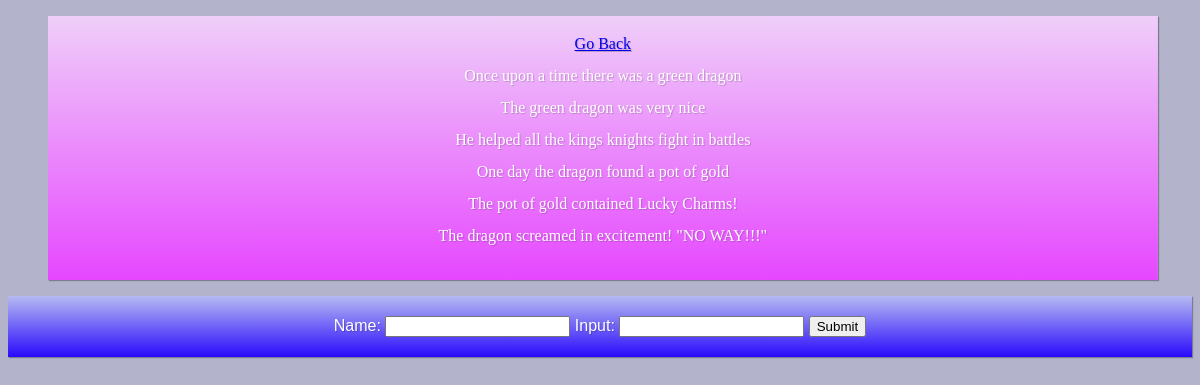
Page /story/3/ on the committed database.
### story/models.py (models this page shows)
class StoryLine(models.Model):
	line_text = models.CharField(max_length = 1024)
	contributer = models.CharField(max_length = 128)
	date_published = models.DateTimeField(default=datetime.now())
	def __str__(self):
		return self.line_text

### story/views.py (the view, shortened to what this page needs)
# urls.py: url(r'^(?P<story_id>[0-9]+)/$', views.story, name='story'),
def story(request, story_id):
	sentenceForm = SentenceForm(request.POST)
	story = get_object_or_404(Story, pk = story_id)
	page_out = loader.get_template('story/story.html')
	context = {
		'story_sentences' : story,
		'sentenceForm' : sentenceForm,
	}
	return HttpResponse(page_out.render(context, request))

### story/forms.py
class SentenceForm(forms.Form):
	user_name = forms.CharField(label = 'name', max_length = 128)
	user_input = forms.CharField(label = 'sentence', max_length = 1024)

### story/templates/story/story.html (shortened to what this page needs)
<!DOCTYPE html>
<html lang = "en-US">
    <head>
        {% load static %}
        <link rel="stylesheet" type="text/css" href="{% static 'story/style.css' %}">
    </head>
    <body bgcolor="#b3b3cc">
        {% if story_sentences %}
        <ul>
            <div class="story-css">
                <a href="{% url 'story:index'%}">Go Back</a>
                {% for sentence in story_sentences.sentences.all %}
                <p>{{ sentence }} </p>
                {% endfor %}
            </div>
        </ul>
        <form action="" method="post">
            <div class = "user_input-css">
                <label for="name"> Name: {{ sentenceForm.user_name }}</label>
                <label for="sentence_in"> Input: {{ sentenceForm.user_input }}</label>
                <input type = "submit" value = "Submit"/>
            </div>
        </form>
        {% endif %}
    </body>
</html>

### story/static/story/style.css (style rules this page uses)
.story-css { -webkit-box-sizing: border-box; -moz-box-sizing: border-box; box-sizing: border-box; width: 97%; height: 100%; padding: 20px; overflow: hidden; border: none; font: normal 16px/1 "Times New Roman", Times, serif; color: rgba(255,255,255,1); text-align: center; -o-text-overflow: ellipsis; text-overflow: ellipsis; background: -webkit-linear-gradient(-90deg, rgba(239,207,249,1) 0, rgba(230,71,255,1) 100%); background: -moz-linear-gradient(180deg, rgba(239,207,249,1) 0, rgba(230,71,255,1) 100%); background: linear-gradient(180deg, rgba(239,207,249,1) 0, rgba(230,71,255,1) 100%); background-position: 50% 50%; -webkit-background-origin: padding-box; background-origin: padding-box; -webkit-background-clip: border-box; background-clip: border-box; -webkit-background-size: auto auto; background-size: auto auto; -webkit-box-shadow: 1px 1px 1px 0 rgba(0,0,0,0.3) ; box-shadow: 1px 1px 1px 0 rgba(0,0,0,0.3) ; text-shadow: 1px 1px 1px rgba(0,0,0,0.2) ; }
.user_input-css { -webkit-box-sizing: border-box; -moz-box-sizing: border-box; box-sizing: border-box; padding: 20px; overflow: hidden; border: none; font: normal 16px/1 Arial Black, Gadget, sans-serif; color: rgba(255,255,255,1); text-align: center; -o-text-overflow: ellipsis; text-overflow: ellipsis; background: -webkit-linear-gradient(-90deg, rgba(181,186,242,1) 0, rgba(42,10,252,1) 100%); background: -moz-linear-gradient(180deg, rgba(181,186,242,1) 0, rgba(42,10,252,1) 100%); background: linear-gradient(180deg, rgba(181,186,242,1) 0, rgba(42,10,252,1) 100%); background-position: 50% 50%; -webkit-background-origin: padding-box; background-origin: padding-box; -webkit-background-clip: border-box; background-clip: border-box; -webkit-background-size: auto auto; background-size: auto auto; -webkit-box-shadow: 1px 1px 1px 0 rgba(0,0,0,0.3) ; box-shadow: 1px 1px 1px 0 rgba(0,0,0,0.3) ; text-shadow: 1px 1px 1px rgba(0,0,0,0.2) ; }

### rows in the picture
StoryLine: line_text "Once upon a time there was a green dragon"
StoryLine: line_text "The green dragon was very nice"
StoryLine: line_text "He helped all the kings knights fight in battles"
StoryLine: line_text "One day the dragon found a pot of gold"
StoryLine: line_text "The pot of gold contained Lucky Charms!"
StoryLine: line_text "The dragon screamed in excitement! \"NO WAY!!!\""
